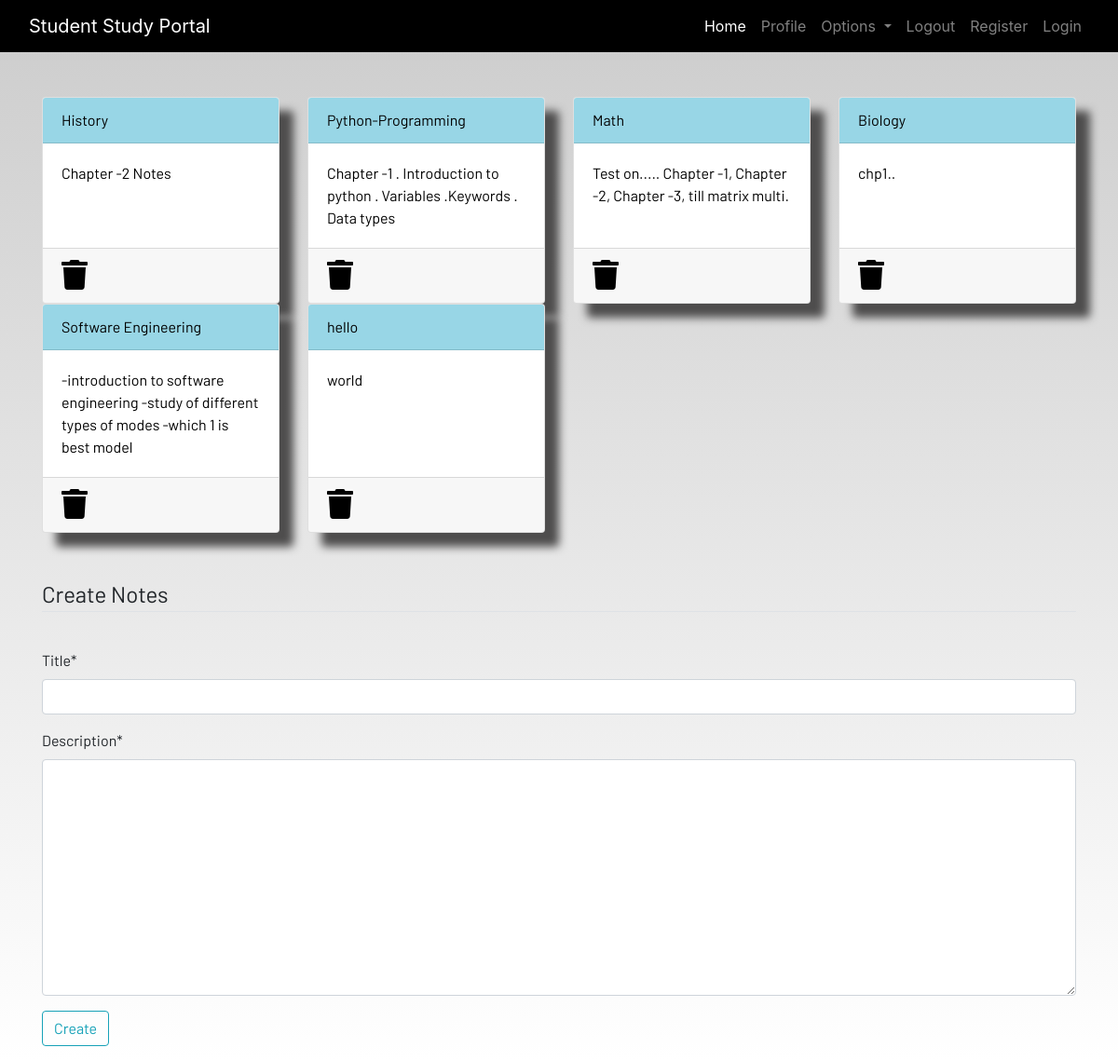
Screenshot of /notes (signed in) with the database file from the repository.
### dashboard/models.py (models this page shows, shortened)
class Notes(models.Model):
    user = models.ForeignKey(User, on_delete=models.CASCADE)
    title = models.CharField(max_length=200)
    description = models.TextField()
    class Meta:
        verbose_name = "notes"
        verbose_name_plural = "notes"

### dashboard/views.py (the view)
# urls.py: path('notes',views.notes,name="notes"),
@login_required
def notes(request):
    if request.method == "POST":
        form = NotesForm(request.POST)
        if form.is_valid():
            notes = Notes(user=request.user,title=request.POST['title'],description=request.POST['description'])
            notes.save()
        messages.success(request,"Notes Added  from {request.user.username}Successfully!")
    else:
        form = NotesForm()
    notes = Notes.objects.filter(user=request.user)
    context = {"notes": notes, 'form': form}
    return render(request, "dashboard/notes.html", context)

### dashboard/forms.py
class NotesForm(forms.ModelForm):
    class Meta:
        model = Notes
        fields = ["title", "description"]

### dashboard/templates/dashboard/notes.html (shortened to what this page needs)
{% extends 'dashboard/base.html' %}
{% load static %}
{% load crispy_forms_tags %}
{% block content %}
<div class="container">
    <div class="row">
         {% for  note in notes %}
        <div class="col-md-3">
            <a href="#">
                <div class="card">
                    <div class="card-header">{{note.title}}</div>
                    <div class="card-body">{{note.description|slice:"0:100"}}</div>
                    <div class="card-footer mt-auto "><a href="{% url 'delete-note' note.id %}">
                        <i class="fa fa-trash fa-2x"></i></a>
                    </div>
                </div>
            </a>
        </div>
        {% endfor %}
        <br><br>
    </div>
</div>
<br><br>
<div class="container">
    <form method="POST">
        <fieldset class="form-group">
            <legend class="border-bottom mb-4">Create Notes</legend>
        </fieldset>
        {{form|crispy}}
        <div class="form-group">
            <button href="" class="btn btn-outline-info" type="submit">
                Create
            </button>
        </div>
    </form>
</div>
{% endblock content %}

### dashboard/templates/dashboard/base.html (shortened to what this page needs)
<!DOCTYPE html>
{% load static %}
<html lang="en">
<head>
  <link rel="stylesheet" href="https://stackpath.bootstrapcdn.com/bootstrap/4.3.1/css/bootstrap.min.css"
 />
  <link rel="stylesheet" href="https://use.fontawesome.com/releases/v5.7.2/css/all.css"
 />
  <link rel="stylesheet" href="{% static 'css/main.css' %}" />
</head>
<body>
  <header>
    <nav class="navbar navbar-expand-lg navbar-dark bg-dark">
      <div class="container-fluid">
        <a class="navbar-brand" href="{% url 'home'%}">Student Study Portal</a>
        <div class="collapse navbar-collapse justify-content-end" id="navbarSupportedContent">
          <ul class="navbar-nav mb-2 mb-lg-0">
            <li class="nav-item">
              <a class="nav-link active" aria-current="page" href="{% url 'home' %}">Home</a>
            </li>
            <li class="nav-item">
              <a class="nav-link" href="{% url 'profile' %}">Profile</a>
            </li>
            <li class="nav-item dropdown">
              <a class="nav-link dropdown-toggle" href="#" id="navbarDropdown" role="button" data-toggle="dropdown"
                aria-haspopup="true" aria-expanded="false">
                Options
              </a>
            </li>
            <li class="nav-item">
              <a class="nav-link" href="{% url 'logout' %}">Logout</a>
            </li>
            <li class="nav-item">
              <a class="nav-link" href="{% url 'register' %}">Register</a>
            </li>
            <li class="nav-item">
              <a class="nav-link" href="{% url 'login' %}">Login</a>
            </li>
          </ul>
        </div>
      </div>
    </nav>
  </header>
  <br /><br />
  <main>
    {% block content %}
    {% endblock content %}
  </main>
</body>
</html>

### static/CSS/main.css (style rules this page uses)
html { scroll-behavior: smooth; height: 100%; width: 100%; }
main { font-family: Barlow, Quicksand, Rubik, sans-serif, serif, 'Times New Roman', Times, serif !important; }
.navbar { background-color: rgb(0, 0, 0) !important; }
.card { box-shadow: 15px 15px 10px rgb(78, 77, 77); }
a { text-decoration: none !important; color: black; }
.card-header { color: black !important; background: rgb(152, 214, 230) !important; transition: 0.3s ease-in; }
html, body { max-width: 100%; overflow-x: hidden; height: 100%; width: 100%; }
body { background: linear-gradient(rgba(0, 0, 0, 0.2), rgba(255, 255, 255, 0.5)); overflow-x: hidden; background-repeat: no-repeat; }
.card-header { background-color: rgb(133, 204, 231); }
.col-md-3 .card { width: 100%; height: 100%; }
.fa { color: black; }

### rows the page displays
Notes: title "History", description "Chapter -2 Notes"
Notes: title "Python-Programming", description "Chapter -1 . Introduction to python . Variables .Keywords . Data types"
Notes: title "Math", description "Test on..... Chapter -1, Chapter -2, Chapter -3, till matrix multi."
Notes: title "Biology", description "chp1.."
Notes: title "Software Engineering", description "-introduction to software engineering -study of different types of modes -which 1 is best model"
Notes: title "hello", description "world"
